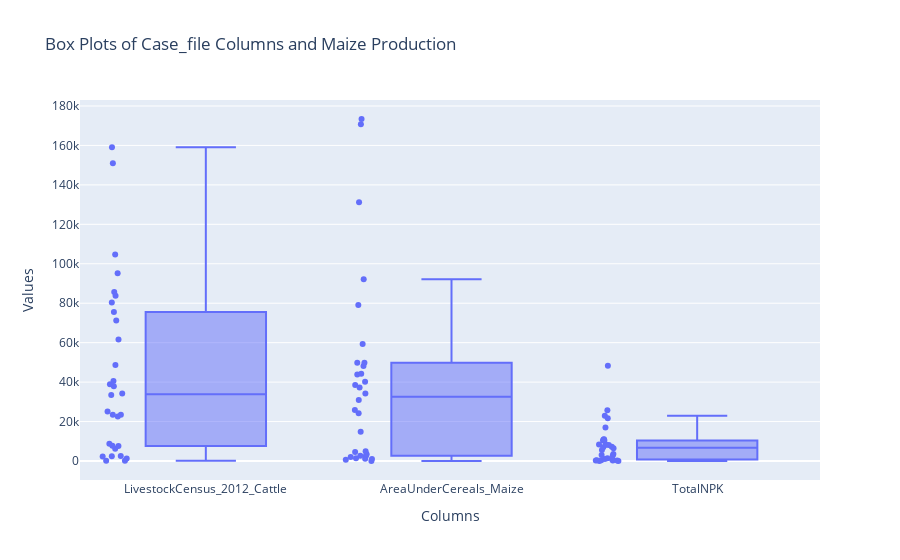

Notebook cell for this chart:
### Code cell
import plotly.express as px
import pandas as pd

# df['Maize_Production'] = y  # Add the y column to the Case_file DataFrame

# Melt the DataFrame to a long format for easier plotting
Case_file_melt = Case_file.melt(var_name='Columns', value_name='Values')

# Create box plots for each column
fig = px.box(Case_file_melt, x='Columns', y='Values', title='Box Plots of Case_file Columns and Maize Production',points = "all")

# Show the figure
fig.show()

### Figure 1 — Plotly figure (JSON) as saved in the notebook; plotly's stock layout.template omitted (floating-point values rounded to 4 significant figures)
{"data": [{"alignmentgroup": "True", "boxpoints": "all", "hovertemplate": "Columns=%{x}<br>Values=%{y}<extra></extra>", "legendgroup": "", "marker": {"color": "#636efa"}, "name": "", "notched": false, "offsetgroup": "", "orientation": "v", "showlegend": false, "type": "box", "x": ["LivestockCensus_2012_Cattle", "LivestockCensus_2012_Cattle", "LivestockCensus_2012_Cattle", "LivestockCensus_2012_Cattle", "LivestockCensus_2012_Cattle", "LivestockCensus_2012_Cattle", "LivestockCensus_2012_Cattle", "LivestockCensus_2012_Cattle", "LivestockCensus_2012_Cattle", "LivestockCensus_2012_Cattle", "LivestockCensus_2012_Cattle", "LivestockCensus_2012_Cattle", "LivestockCensus_2012_Cattle", "LivestockCensus_2012_Cattle", "LivestockCensus_2012_Cattle", "LivestockCensus_2012_Cattle", "LivestockCensus_2012_Cattle", "LivestockCensus_2012_Cattle", "LivestockCensus_2012_Cattle", "LivestockCensus_2012_Cattle", "LivestockCensus_2012_Cattle", "LivestockCensus_2012_Cattle", "LivestockCensus_2012_Cattle", "LivestockCensus_2012_Cattle", "LivestockCensus_2012_Cattle", "LivestockCensus_2012_Cattle", "LivestockCensus_2012_Cattle", "LivestockCensus_2012_Cattle", "LivestockCensus_2012_Cattle", "LivestockCensus_2012_Cattle", "AreaUnderCereals_Maize", "AreaUnderCereals_Maize", "AreaUnderCereals_Maize", "AreaUnderCereals_Maize", "AreaUnderCereals_Maize", "AreaUnderCereals_Maize", "AreaUnderCereals_Maize", "AreaUnderCereals_Maize", "AreaUnderCereals_Maize", "AreaUnderCereals_Maize", "AreaUnderCereals_Maize", "AreaUnderCereals_Maize", "AreaUnderCereals_Maize", "AreaUnderCereals_Maize", "AreaUnderCereals_Maize", "AreaUnderCereals_Maize", "AreaUnderCereals_Maize", "AreaUnderCereals_Maize", "AreaUnderCereals_Maize", "AreaUnderCereals_Maize", "AreaUnderCereals_Maize", "AreaUnderCereals_Maize", "AreaUnderCereals_Maize", "AreaUnderCereals_Maize", "AreaUnderCereals_Maize", "AreaUnderCereals_Maize", "AreaUnderCereals_Maize", "AreaUnderCereals_Maize", "AreaUnderCereals_Maize", "AreaUnderCereals_Maize", "TotalNPK", "TotalNPK", "TotalNPK", "TotalNPK", "TotalNPK", "TotalNPK", "TotalNPK", "TotalNPK", "TotalNPK", "TotalNPK", "TotalNPK", "TotalNPK", "TotalNPK", "TotalNPK", "TotalNPK", "TotalNPK", "TotalNPK", "TotalNPK", "TotalNPK", "TotalNPK", "TotalNPK", "TotalNPK", "TotalNPK", "TotalNPK", "TotalNPK", "TotalNPK", "TotalNPK", "TotalNPK", "TotalNPK", "TotalNPK"], "x0": " ", "xaxis": "x", "y": [2567.0, 25040.0, 7730.0, 83820.0, 85660.0, 2279.0, 71210.0, 104700.0, 37940.0, 40570.0, 94.5, 151000.0, 7600.0, 8774.0, 61550.0, 80400.0, 159000.0, 48620.0, 75580.0, 33420.0, 34260.0, 95150.0, 22560.0, 23450.0, 2372.0, 6222.0, 1253.0, 188.5, 38940.0, 23450.0, 1129, 14867, 1987, 92194, 173400, 640, 59377, 43827, 24207, 25831, 8, 79058, 3448, 4892, 37283, 38569, 131163, 40207, 44300, 30900, 34163, 170696, 4576, 49870.0, 1382, 2634, 961, 2600, 48210, 49870.0, 438.2, 3036.0, 222.2, 10900.0, 25700.0, 220.8, 8197.0, 10430.0, 2746.0, 8156.0, 2.305, 17040.0, 3519.0, 1449.0, 6945.0, 7290.0, 48290.0, 10420.0, 22940.0, 6448.0, 5591.0, 21730.0, 1026.0, 8404.0, 249.4, 710.1, 368.6, 61.55, 11000.0, 8404.0], "y0": " ", "yaxis": "y"}], "layout": {"boxmode": "group", "legend": {"tracegroupgap": 0}, "title": {"text": "Box Plots of Case_file Columns and Maize Production"}, "xaxis": {"anchor": "y", "domain": [0, 1], "title": {"text": "Columns"}}, "yaxis": {"anchor": "x", "domain": [0, 1], "title": {"text": "Values"}}}}
